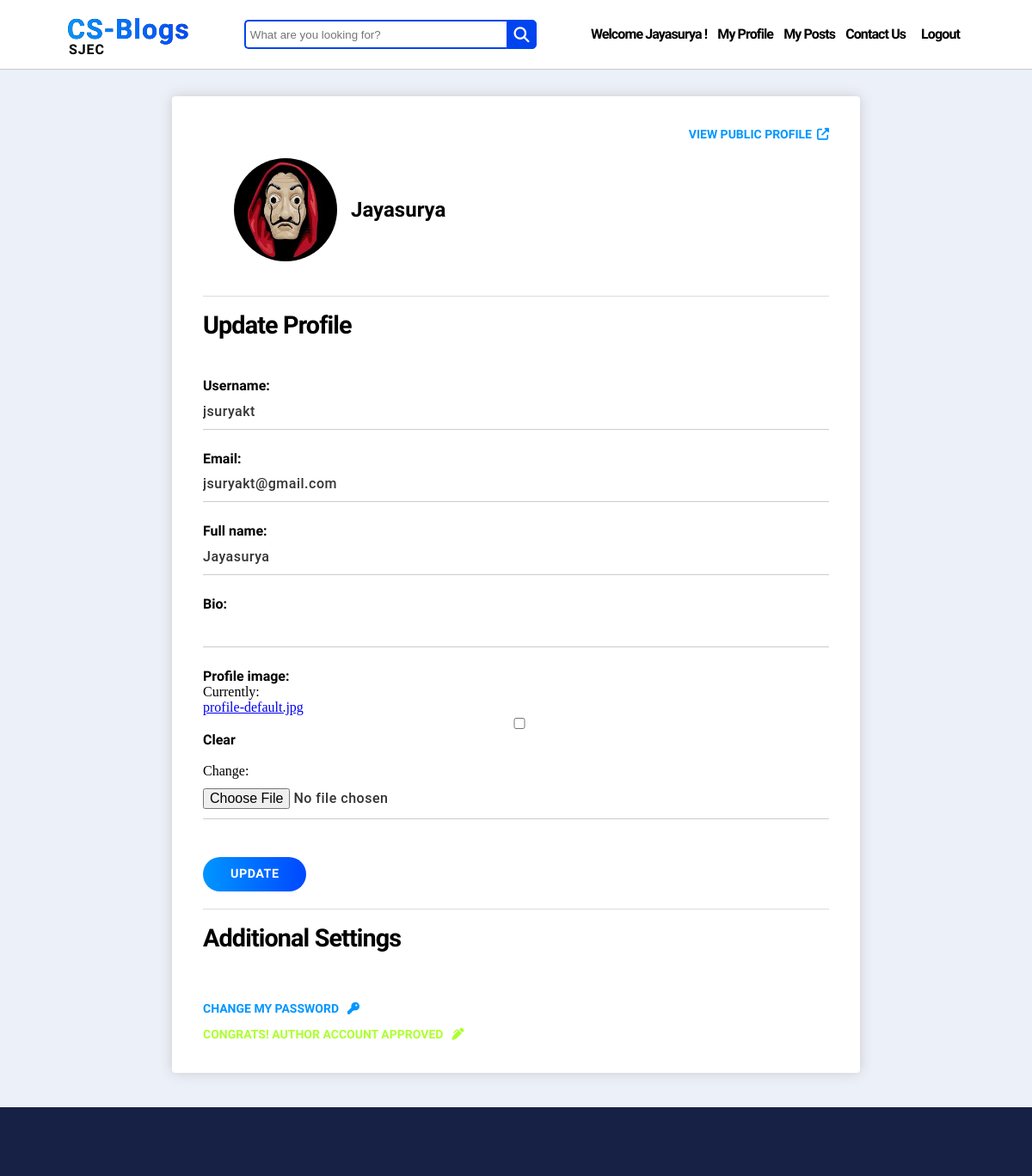
Before: /accounts/u/jsuryakt/update (signed in) with the older database file.
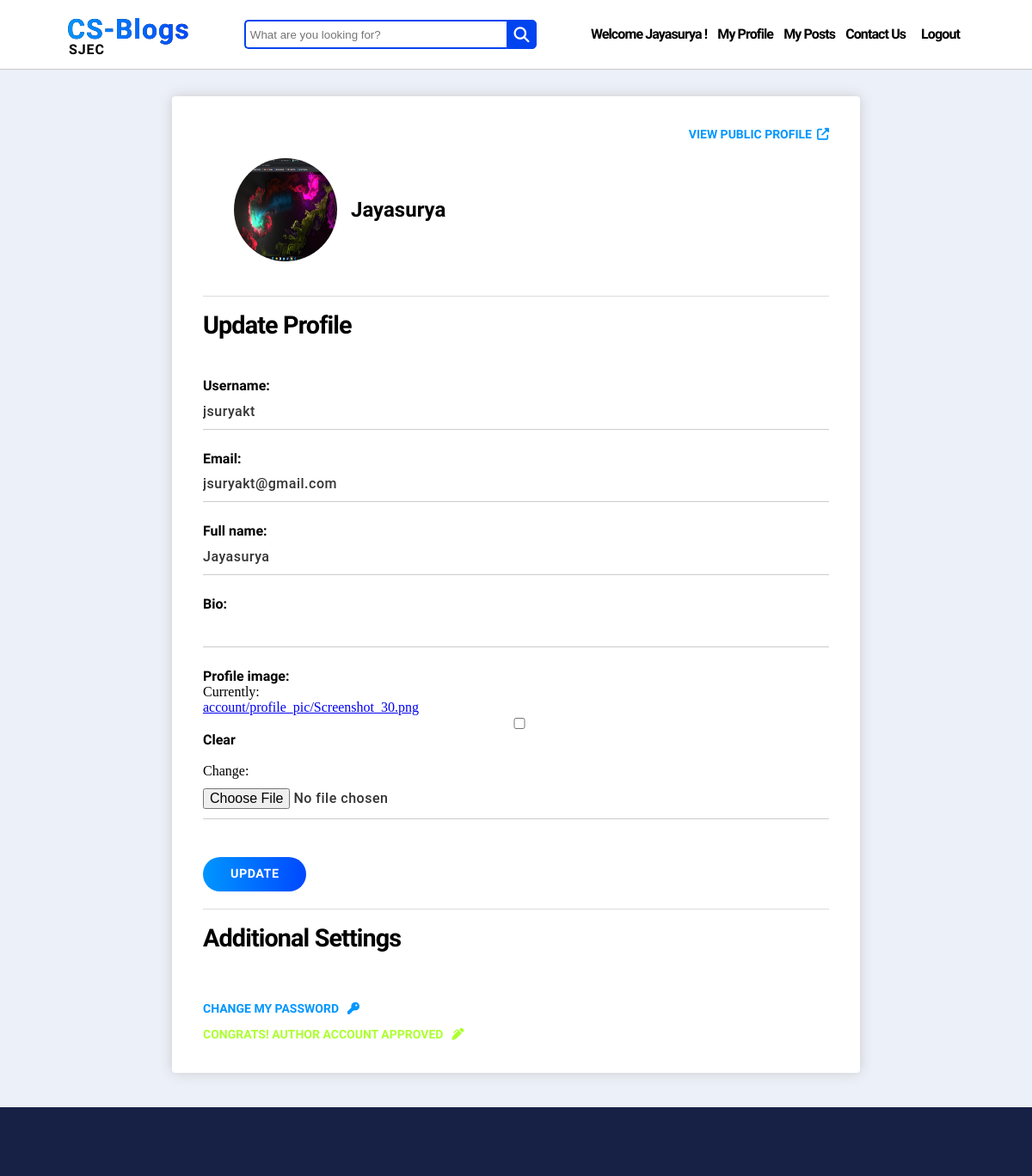
After: the same page with the newer database file.
### account/models.py (models this page shows, shortened)
class MyUser(AbstractUser):
    email = models.EmailField(unique=True)
    slug = models.CharField(max_length=60, unique=True, blank=True)
    bio = models.CharField(max_length=500, blank=True)
    profile_image = models.ImageField(upload_to="account/profile_pic", default="profile-default.jpg", blank=True)
    is_author = models.BooleanField(default=True)
    full_name = models.CharField(max_length=100, default="fullnaam")
    first_name = None
    last_name = None
    REQUIRED_FIELDS = ['email', 'full_name']

### account/views.py (the view)
# urls.py: path('u/<slug:slug>/update', ProfileUpdateView.as_view(), name="profile-update"),
class ProfileUpdateView(LoginRequiredMixin, UserPassesTestMixin, UpdateView):
    login_url = "/accounts/login"
    model = MyUser
    form_class = ProfileUpdateForm
    template_name = "account/profile_update.html"
    def test_func(self, *args, **kwargs):
        current_user = self.request.user
        profile_obj = MyUser.objects.get(slug=self.kwargs.get('slug'))
        if current_user == profile_obj:
            return True
        else:
            return False

### account/forms.py
class ProfileUpdateForm(ModelForm):
    class Meta:
        model = MyUser
        fields = ['username', 'email', 'full_name', 'bio', 'profile_image']

### account/templates/account/profile_update.html (shortened to what this page needs)
{% extends "blog/base.html" %}
{% load static %}
{% block extra_head %}
    <link href="{% static 'account/css/profile.css' %}" rel="stylesheet" type="text/css">
{% endblock %}
{% block content %}
<br>
<br>
<br>
<br>
    <div id="outer-wrapper">
        <div id="inner-wrapper">
            <div>
                <div id="viewpublicprofile">
                    <a href="{% url 'profile-view' myuser.slug %}" id="external-links">VIEW PUBLIC PROFILE</a>
                    <i class="fas fa-external-link-alt"></i>
                </div>
                <div id="basicinfosection">
                    <img src="{{ myuser.profile_image.url }}" alt="Profile Picture" id="profile-picture">
                    <h1 id="fullname">{{ myuser.full_name }}</h1>
                </div>
            </div>
            <div class="section-container">
                <h3>Update Profile</h3>
                <form method="POST" enctype="multipart/form-data">
                    {% for field in form %}
                        <div class="field-container">
                            {{ field.label_tag }}
                            {{ field }}
                        </div>
                    {% endfor %}
                    <div id="button-container">
                        <input type="submit" value="UPDATE" id="submit-btn">
                    </div>
                </form>
            </div>
            <div class="section-container" id="additionalsettingssection">
                <h3>Additional Settings</h3>
                <div class="additionalsettingsitem">
                    <a href="{% url 'password-change' %}" id="external-links">CHANGE MY PASSWORD</a>
                    <i class="fas fa-key"></i>
                </div>
                <div class="additionalsettingsitem">
                    {% if request.user.is_author == False %}
                    <a href="{% url 'author-request' %}" id="external-links">REQUEST AUTHOR ACCOUNT</a>
                    <i class="fas fa-pen-alt"></i>
                    {% else %}
                    <a id="external-links" style="color: greenyellow;">CONGRATS! AUTHOR ACCOUNT APPROVED</a>
                    <i class="fas fa-pen-alt congrats-msg"></i>
                    {% endif %}
                </div>
            </div>
        </div>
    </div>
{% endblock %}

### blog/templates/blog/base.html (shortened to what this page needs)
{% load static %}
<!DOCTYPE html>
<html>
  <head>
    <link
      href="{% static 'blog/css/base.css' %}"
      rel="stylesheet"
      type="text/css"
    />
    {% block extra_head %} {% endblock %}
  </head>
  <body>
    <div id="top-bar">
      <div class="logo-bar">
        <div class="logo">
          <a href="{% url 'index' %}" style="height: 40px">CS-Blogs</a>
        </div>
        <p style="margin-left: 2px">SJEC</p>
      </div>
      <form method="GET" action="{% url 'search' %}">
        <div class="search">
          <input
            type="text"
            name="query"
            class="searchTerm"
            placeholder="What are you looking for?"
          />
          <button type="submit" class="searchButton">
            <i class="fa fa-search"></i>
          </button>
        </div>
      </form>
      <div id="menu-items-container">
        {% if request.user.is_authenticated %}
        <p class="menu-item">Welcome {{ request.user.full_name }} !</p>
        <a href="{% url 'profile-update' request.user.slug %}" class="menu-item"
          >My Profile</a
        >
        {% if request.user.is_author == True %}
        <a href="{% url 'my-posts' %}" class="menu-item">My Posts</a>
        {% endif %}
        <a href="{% url 'contact-us' %}" class="menu-item">Contact Us</a>
        <form method="POST" action="{% url 'logout' %}">
          <button class="menu-item" id="logout">Logout</button>
        </form>
        {% else %}
        <a href="{% url 'contact-us' %}" class="menu-item">Contact Us</a>
        <a href="{% url 'login' %}" class="menu-item">Login</a>
        <a href="{% url 'signup' %}"><button id="signup-btn">Signup</button></a>
        {% endif %}
      </div>
    </div>
    {% block content %} {% endblock %}
    <div id="bottom-bar"></div>
  </body>
</html>

Changed rows visible on the page:
changed MyUser "Jayasurya": profile_image: picture added in place of a placeholder
Other visible differences:
text no longer shown: "Currently: profile-default.jpg Clear Change:"
text now shown: "Currently: account/profile_pic/Screenshot_30.png Clear Change:"
